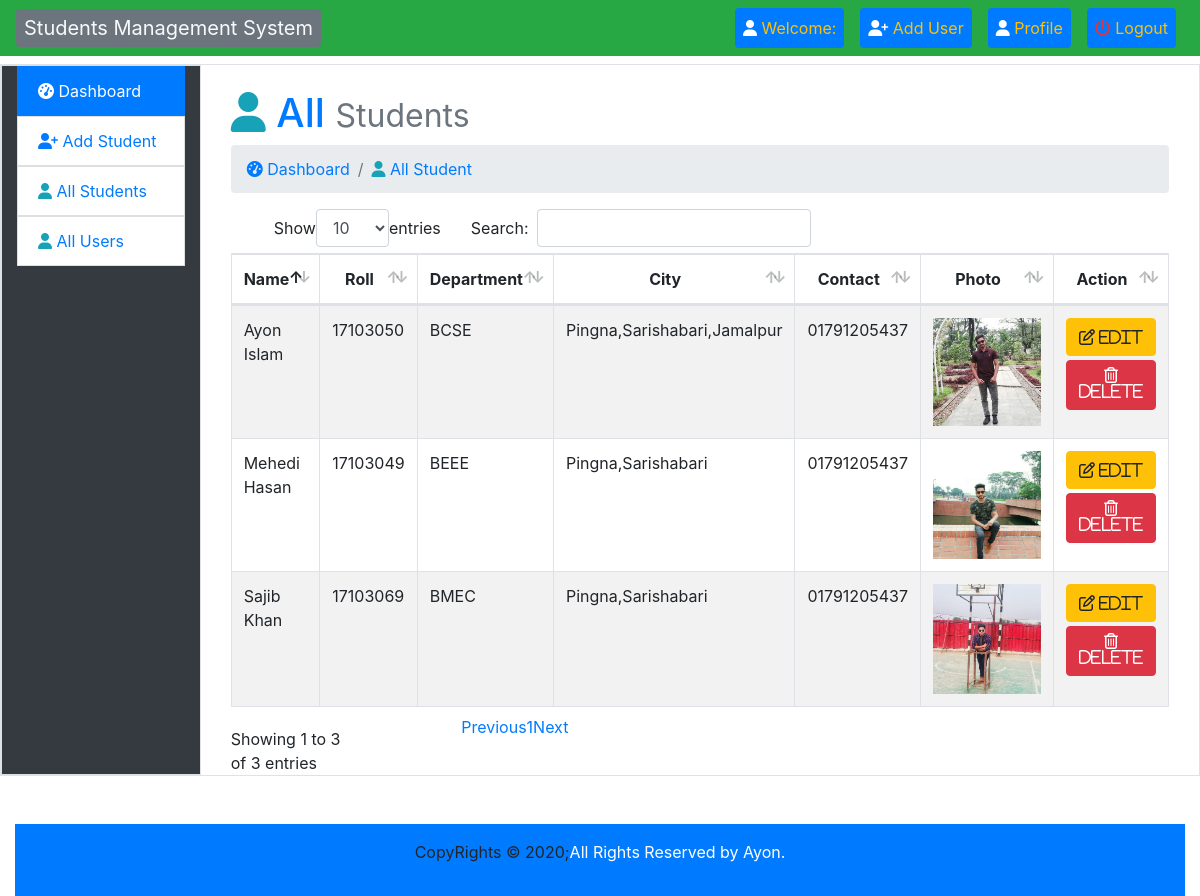
/admin/index.php?page=allStudents (signed in), run on the app's committed database.
### tables this page shows
CREATE TABLE `studentinfo` (
  `id` int(11) NOT NULL,
  `name` varchar(50) NOT NULL,
  `roll` int(50) NOT NULL,
  `department` varchar(8) NOT NULL,
  `city` varchar(50) NOT NULL,
  `pcontact` varchar(11) NOT NULL,
  `photo` varchar(50) NOT NULL,
  `datetime` timestamp NOT NULL DEFAULT current_timestamp()
);

### admin/allStudents.php (the view, shortened to what this page needs)
<div class="col-sm-12">
				<div class="content" style="min-height: 520px;">
					<h1 class="text-primary"><i class="fas fa-user text-info"></i> All <small class="text-muted">Students</small></h1>
					<nav aria-label="breadcrumb">
						<ol class="breadcrumb">
							<li class="breadcrumb-item active" aria-current="page"><a style="text-decoration: none;" href="index.php?page=dashboard"><i class="fa fa-dashboard"></i> Dashboard</a></li>
							<li class="breadcrumb-item active" aria-current="page"><a style="text-decoration: none;" href="index.php?page=allStudents"><i class="fas fa-user text-info"></i> All Student</a></li>
						</ol>
<table id="example" class="table table-striped table-bordered" style="width:100%">
	<thead class="text-center">
		<tr>
			<th>Name</th>
			<th>Roll</th>
			<th>Department</th>
			<th>City</th>
			<th>Contact</th>
			<th>Photo</th>
			<th>Action</th>
		</tr>
	</thead>
	<tbody>
		<?php
		require_once "./dbcon.php";
		$query = "SELECT * FROM `studentinfo` ";
		$dbInfo = mysqli_query($connect,$query);
		while ($row = mysqli_fetch_assoc($dbInfo) ) : ?>
			<tr>
				<td><?php echo ucwords($row['name']); ?></td>
				<td><?php echo ucwords($row['roll']); ?></td>
				<td><?php echo ucwords($row['department']); ?></td>
				<td><?php echo ucwords($row['city']); ?></td>
				<td><?php echo ucwords($row['pcontact']); ?></td>
				<td class=" text-center" style="width: 15%; height:auto;"><img src="studentImages/<?php echo $row['photo']; ?>" style="width: 100%; height:auto;"></td>
				<td>
					<div class=""><a class="btn btn-xs btn-warning mb-1" style="text-decoration: none; " href="index.php?page=updateStudent&id=<?php echo base64_encode($row['id']); ?>"><i class="far fa-edit "> edit</i></a></div>
					<div><a class="btn btn-xs btn-danger delete" style="text-decoration: none; " href="deleteStudent.php?id=<?php echo base64_encode($row['id']); ?>"><i class="far fa-trash-alt "> delete</i></a></div>
				</td>
			</tr>
		<?php endwhile; ?>
	</tbody>
</table>

### data on the page
studentinfo: name "Mehedi Hasan", roll "17103049", department "BEEE", city "Pingna,Sarishabari", pcontact "01791205437", photo (picture)
studentinfo: name "Ayon Islam", roll "17103050", department "BCSE", city "Pingna,Sarishabari,Jamalpur", pcontact "01791205437", photo (picture)
studentinfo: name "Sajib Khan", roll "17103069", department "BMEC", city "Pingna,Sarishabari", pcontact "01791205437", photo (picture)
